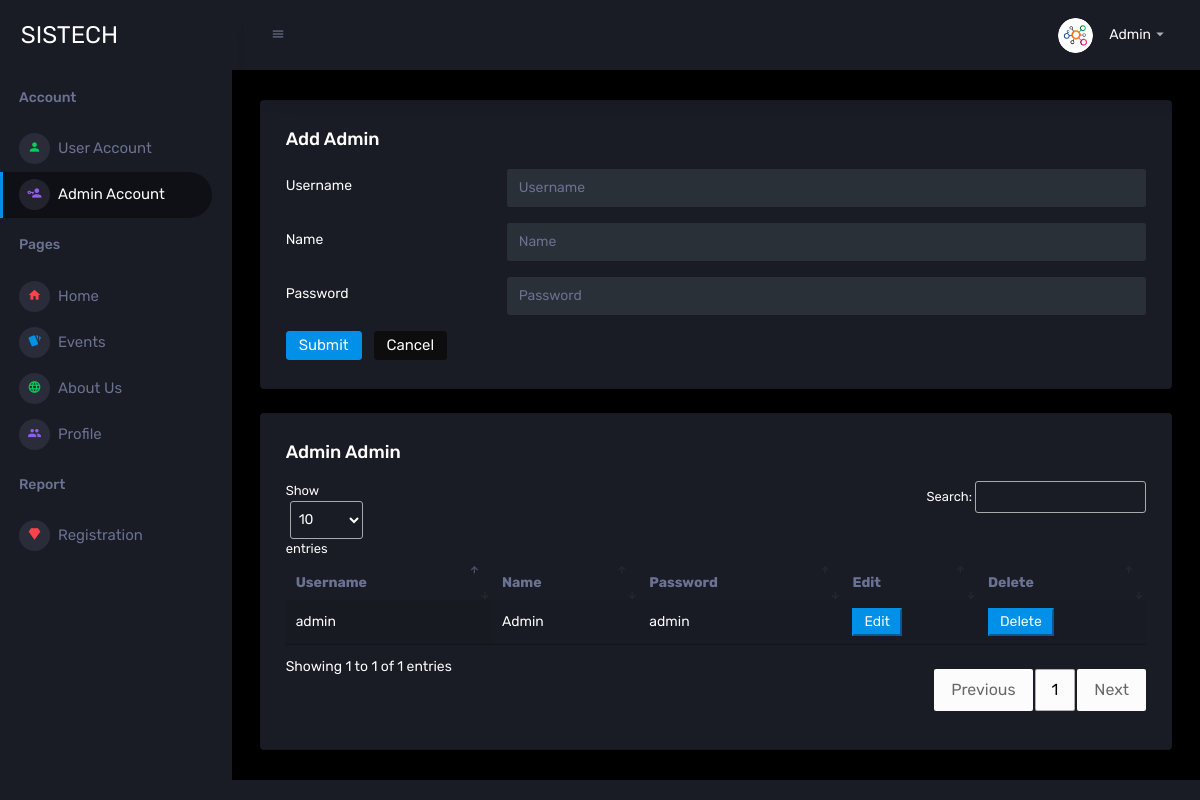
The page /Admin/adminAccount.php (signed in) on the database its author committed.
### tables this page shows
CREATE TABLE `tbl_akun_admin` (
  `id` int(11) NOT NULL,
  `username` varchar(255) NOT NULL,
  `name` varchar(255) NOT NULL,
  `password` varchar(255) NOT NULL
);

### Admin/adminAccount.php (the view, shortened to what this page needs)
<!DOCTYPE html>
<html lang="en">
  <head>
  <?php require_once("component/head.php");?>
  </head>
  <body>
    <div class="container-scroller">
      <?php require_once("component/navbar.php");?>
      <div class="main-panel numpang">
        <div class="content-wrapper">
          <div class="card">
            <div class="card-body">
              <h4 class="card-title">Add Admin</h4>
              <?php
                  require_once("php/CRUDadmin.php");
                ?>
              <form class="forms-sample" method="post" action="">
                <div class="form-group row">
                  <label for="username" class="col-sm-3 col-form-label">Username</label>
                  <div class="col-sm-9">
                    <input type="text" required name="username" value="<?php if(isset($arr)) echo $arr['username']; ?>" class="form-control" id="username" placeholder="Username" style="color: #ffff">
                  </div>
                </div>
                <div class="form-group row">
                  <label for="name" class="col-sm-3 col-form-label">Name</label>
                  <div class="col-sm-9">
                    <input type="text" required name="name" value="<?php if(isset($arr)) echo $arr['name']; ?>" class="form-control" id="name" placeholder="Name" style="color: #ffff">
                  </div>
                </div>
                <div class="form-group row">
                  <label for="password" class="col-sm-3 col-form-label">Password</label>
                  <div class="col-sm-9">
                    <input type="text" required name="password" value="<?php if(isset($arr)) echo $arr['password']; ?>" class="form-control" id="password" placeholder="Password" style="color: #ffff">
                  </div>
                </div>
                <input type="submit" class="btn btn-primary mr-2" name="submit" value="Submit">
                <a href="" class="btn btn-dark">Cancel</a>
              </form>
            </div>
          </div>
          <br>
          <div class="card" style="box-sizing:border-box">
              <div class="card-body">
                <h4 class="card-title">Admin Admin</h4>
                <div class="table-responsive table-wrapper"  >
                  <table class="table display" id="table">
                    <thead>
                      <tr>
                        <th>Username</th>
                        <th>Name</th>
                        <th>Password</th>
                        <th>Edit</th>
                        <th>Delete</th>
                      </tr>
                    </thead>
                    <tbody>
                    <?php
                        $sql = "SELECT * FROM tbl_akun_admin";
                        $result = $conn -> query($sql);
                        while($row = $result->fetch_assoc()) {
                          echo "<tr>";
                          echo "<td>{$row['username']} </td>";
                          echo "<td>{$row['name']} </td>";
                          echo "<td>{$row['password']} </td>";
                          ?>
                            <form method="post" action="">
                              <td>
                                <input class='btn-primary'style='padding:5px 10px;' type='submit' name='edit' value='Edit'>
                              </td>
                              <td><input class='btn-primary'style='padding:5px 10px;' type='submit' name='delete' value='Delete' onclick="return confirm('Are you sure you want to delete this item?');"></td>
                            </form>
                            </tr>
                          <?php
                        }
                      ?>
                    </tbody>
                  </table>
                </div>
              </div>
            </div>
        </div>
      </div>
    </div>
  </body>
</html>

### Admin/component/head.php (style rules this page uses)
.main-panel * { color: white; }

### Admin/adminAccount.php (style rules this page uses)
@media screen and (min-width: 1000px) { .numpang { width: 85% !important; } }
.main-panel * { color: white; }

### rows shown on the page
tbl_akun_admin: username "admin", name "Admin", password "admin"

### other values the page prints
$_SESSION['usernameAdmin'] "Admin"
